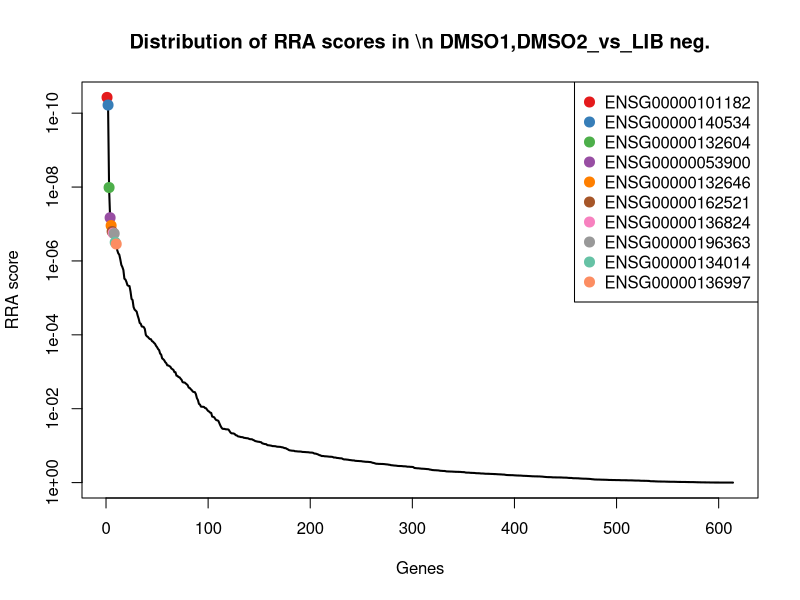
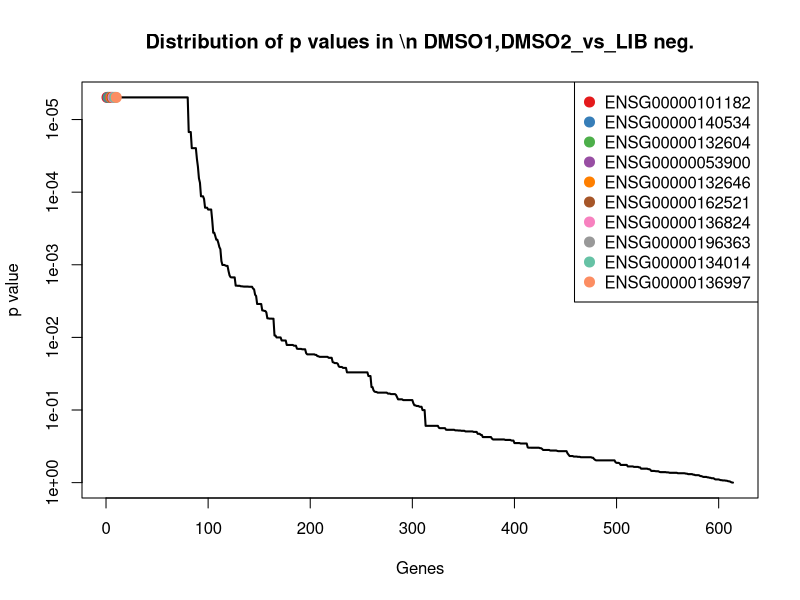
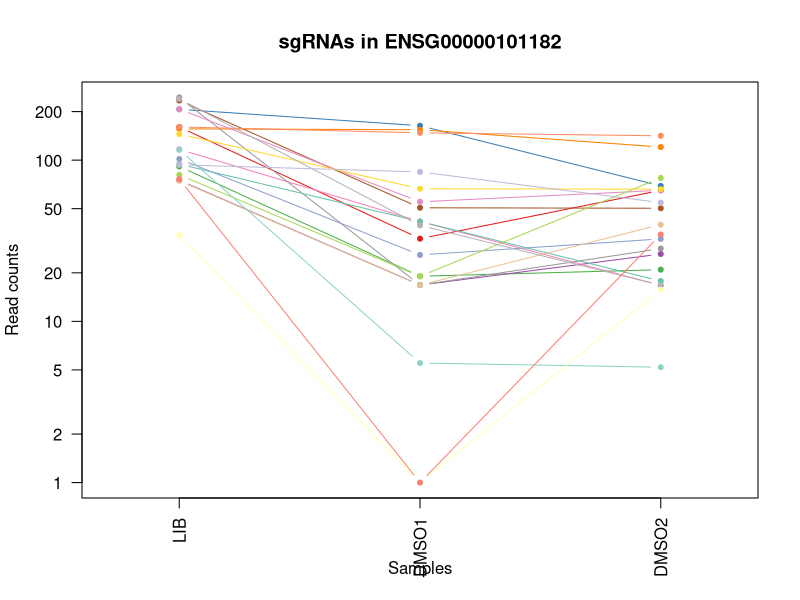
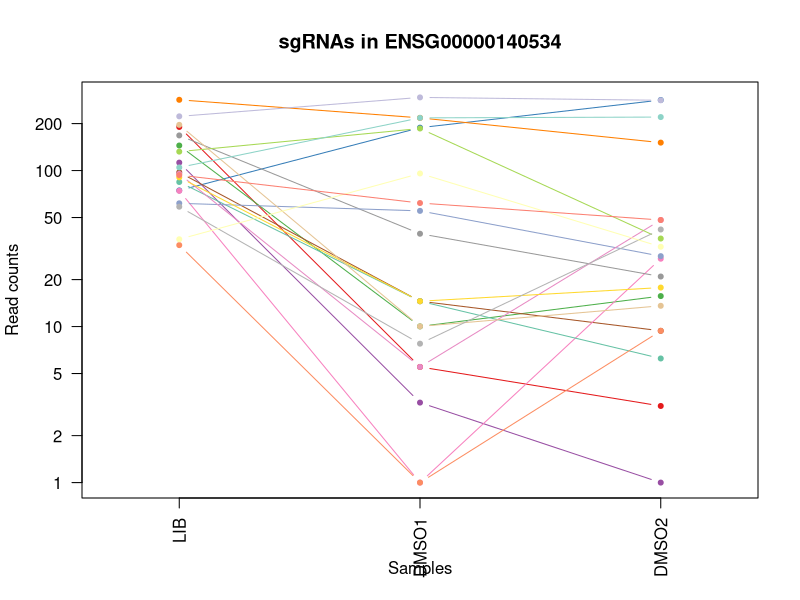
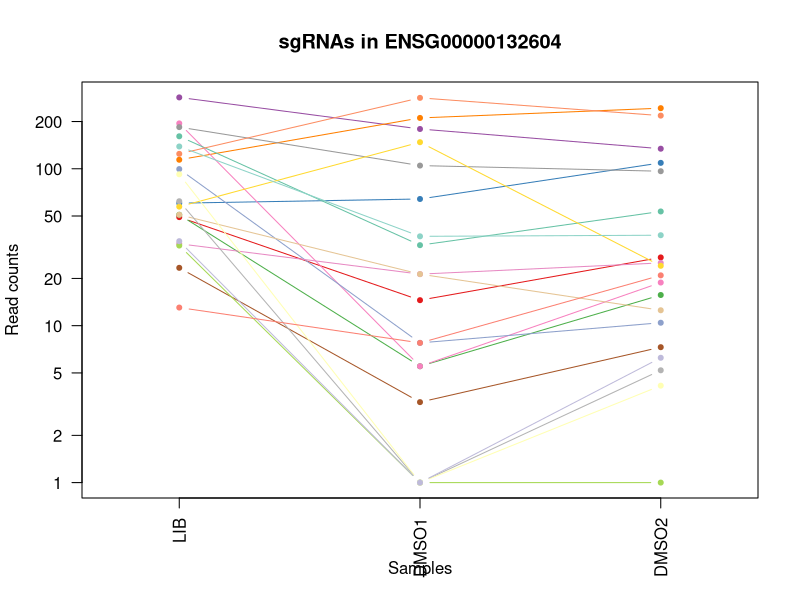
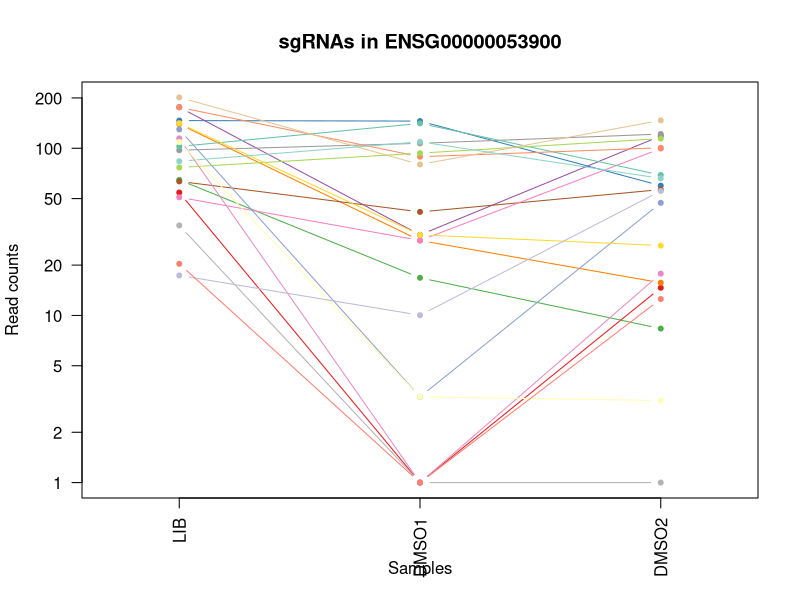
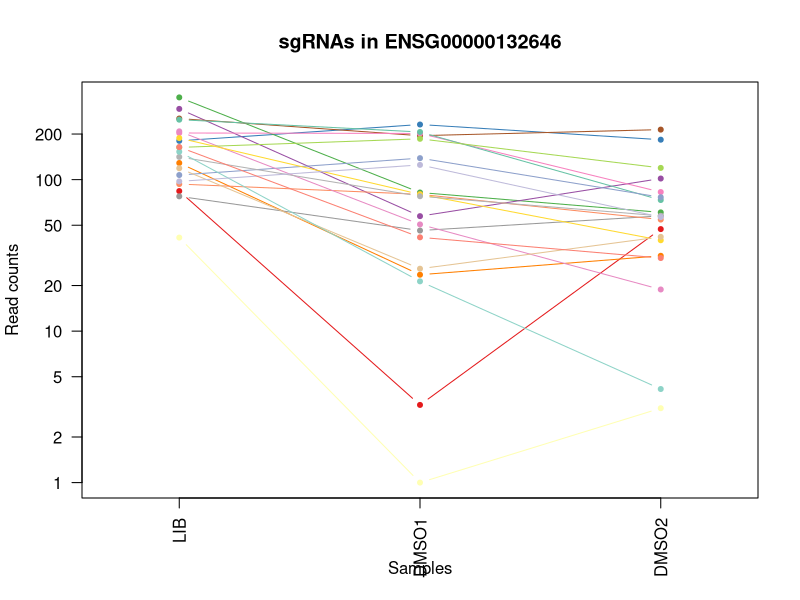
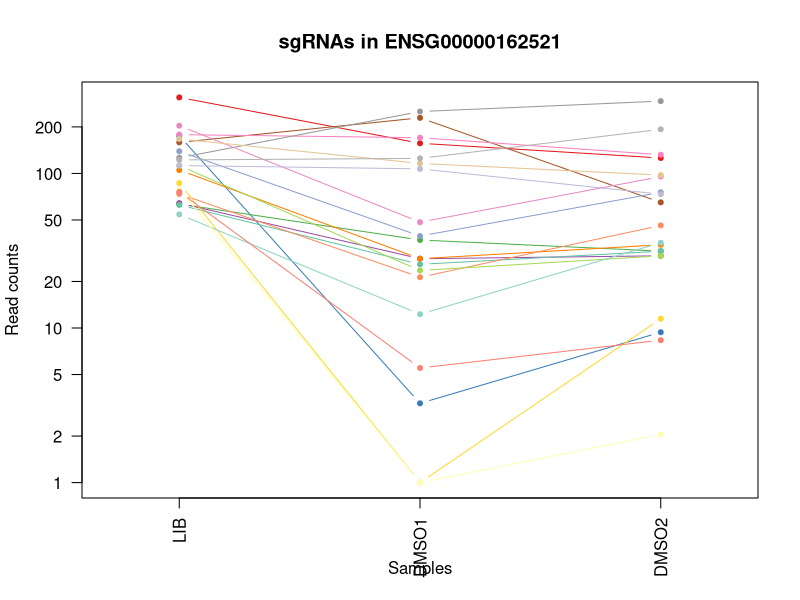

Here is the R script that generated these plots, in order: (Note: this script raises an error after producing the figures.)
pdf(file='drop_out.pdf',width=4.5,height=4.5);
gstable=read.table('drop_out.gene_summary.txt',header=T)
# 
#
# parameters
# Do not modify the variables beginning with "__"

# gstablename='__GENE_SUMMARY_FILE__'
startindex=3
# outputfile='__OUTPUT_FILE__'
targetgenelist=c("ENSG00000101182","ENSG00000140534","ENSG00000132604","ENSG00000053900","ENSG00000132646","ENSG00000162521","ENSG00000136824","ENSG00000196363","ENSG00000134014","ENSG00000136997")
# samplelabel=sub('.\\w+.\\w+$','',colnames(gstable)[startindex]);
samplelabel='DMSO1,DMSO2_vs_LIB neg.'


# You need to write some codes in front of this code:
# gstable=read.table(gstablename,header=T)
# pdf(file=outputfile,width=6,height=6)


# set up color using RColorBrewer
#library(RColorBrewer)
#colors <- brewer.pal(length(targetgenelist), "Set1")

colors=c( "#E41A1C", "#377EB8", "#4DAF4A", "#984EA3", "#FF7F00",  "#A65628", "#F781BF",
          "#999999", "#66C2A5", "#FC8D62", "#8DA0CB", "#E78AC3", "#A6D854", "#FFD92F", "#E5C494", "#B3B3B3", 
          "#8DD3C7", "#FFFFB3", "#BEBADA", "#FB8072", "#80B1D3", "#FDB462", "#B3DE69", "#FCCDE5",
          "#D9D9D9", "#BC80BD", "#CCEBC5", "#FFED6F")

######
# function definition

plotrankedvalues<-function(val, tglist, ...){
  
  plot(val,log='y',ylim=c(max(val),min(val)),type='l',lwd=2, ...)
  if(length(tglist)>0){
    for(i in 1:length(tglist)){
      targetgene=tglist[i];
      tx=which(names(val)==targetgene);ty=val[targetgene];
      points(tx,ty,col=colors[(i %% length(colors)) ],cex=2,pch=20)
      # text(tx+50,ty,targetgene,col=colors[i])
    }
    legend('topright',tglist,pch=20,pt.cex = 2,cex=1,col=colors)
  }
}



plotrandvalues<-function(val,targetgenelist, ...){
  # choose the one with the best distance distribution
  
  mindiffvalue=0;
  randval=val;
  for(i in 1:20){
    randval0=sample(val)
    vindex=sort(which(names(randval0) %in% targetgenelist))
    if(max(vindex)>0.9*length(val)){
      # print('pass...')
      next;
    }
    mindiffind=min(diff(vindex));
    if (mindiffind > mindiffvalue){
      mindiffvalue=mindiffind;
      randval=randval0;
      # print(paste('Diff: ',mindiffvalue))
    }
  }
  plot(randval,log='y',ylim=c(max(randval),min(randval)),pch=20,col='grey', ...)
  
  if(length(targetgenelist)>0){
    for(i in 1:length(targetgenelist)){
      targetgene=targetgenelist[i];
      tx=which(names(randval)==targetgene);ty=randval[targetgene];
      points(tx,ty,col=colors[(i %% length(colors)) ],cex=2,pch=20)
      text(tx+50,ty,targetgene,col=colors[i])
    }
  }
  
}




# set.seed(1235)



pvec=gstable[,startindex]
names(pvec)=gstable[,'id']
pvec=sort(pvec);

plotrankedvalues(pvec,targetgenelist,xlab='Genes',ylab='RRA score',main=paste('Distribution of RRA scores in \\n',samplelabel))

# plotrandvalues(pvec,targetgenelist,xlab='Genes',ylab='RRA score',main=paste('Distribution of RRA scores in \\n',samplelabel))


pvec=gstable[,startindex+1]
names(pvec)=gstable[,'id']
pvec=sort(pvec);

plotrankedvalues(pvec,targetgenelist,xlab='Genes',ylab='p value',main=paste('Distribution of p values in \\n',samplelabel))

# plotrandvalues(pvec,targetgenelist,xlab='Genes',ylab='p value',main=paste('Distribution of p values in \\n',samplelabel))



# you need to write after this code:
# dev.off()






# parameters
# Do not modify the variables beginning with "__"
targetmat=list(c(159.6157336448168,31.590151499820063,63.98608347267478),c(205.65046005989873,162.4636362847889,68.18189222498133),c(90.34852847819819,18.051515142754322,19.930091573456078),c(73.99974713452423,15.795075749910032,25.174852513839255),c(155.3134227649026,153.43787871341175,119.58054944073648),c(233.1852496913496,49.641666642574386,49.30075283960188),c(115.73216266969197,40.61590907119722,15.734282821149536),c(243.94102689113512,15.795075749910032,27.27275688999253),c(93.36014609413813,40.61590907119722,16.78323500922617),c(159.6157336448168,146.66856053487888,140.55959320226918),c(100.67407458999227,24.820833321287193,31.468565642299072),c(206.08069114789015,54.15454542826296,63.98608347267478),c(80.02298236640411,18.051515142754322,76.5735097295944),c(144.12741447712568,65.43674239248442,65.03503566075142),c(73.56951604653281,15.795075749910032,38.81123095883552),c(238.77825383523808,38.35946967835294,15.734282821149536),c(114.87170049370913,4.512878785688581,4.195808752306543),c(33.127793775339335,0.0,14.6853306330729),c(92.49968391815528,83.48825753523874,53.496561591908424),c(75.29044039849849,0.0,33.56647001845234))
targetgene="ENSG00000101182"
collabel=c("LIB","DMSO1","DMSO2")

# set up color using RColorBrewer
#library(RColorBrewer)
#colors <- brewer.pal(length(targetgenelist), "Set1")

colors=c( "#E41A1C", "#377EB8", "#4DAF4A", "#984EA3", "#FF7F00",  "#A65628", "#F781BF",
          "#999999", "#66C2A5", "#FC8D62", "#8DA0CB", "#E78AC3", "#A6D854", "#FFD92F", "#E5C494", "#B3B3B3", 
          "#8DD3C7", "#FFFFB3", "#BEBADA", "#FB8072", "#80B1D3", "#FDB462", "#B3DE69", "#FCCDE5",
          "#D9D9D9", "#BC80BD", "#CCEBC5", "#FFED6F")


## code

targetmatvec=unlist(targetmat)+1
yrange=range(targetmatvec[targetmatvec>0]);
# yrange[1]=1; # set the minimum value to 1
for(i in 1:length(targetmat)){
  vali=targetmat[[i]]+1;
  if(i==1){
    plot(1:length(vali),vali,type='b',las=1,pch=20,main=paste('sgRNAs in',targetgene),ylab='Read counts',xlab='Samples',xlim=c(0.7,length(vali)+0.3),ylim = yrange,col=colors[(i %% length(colors))],xaxt='n',log='y')
    axis(1,at=1:length(vali),labels=(collabel),las=2)
    # lines(0:100,rep(1,101),col='black');
  }else{
    lines(1:length(vali),vali,type='b',pch=20,col=colors[(i %% length(colors))])
  }
}




# parameters
# Do not modify the variables beginning with "__"
targetmat=list(c(189.30167871622479,4.512878785688581,2.0979043761532714),c(73.56951604653281,187.2844696060761,282.168138592615),c(143.69718338913427,9.025757571377161,14.6853306330729),c(111.42985178977777,2.2564393928442903,0.0),c(283.0920558983543,216.61818171305185,150.00016289495892),c(96.37176371007807,13.53863635706574,8.391617504613086),c(73.1392849585414,0.0,26.223804701915892),c(166.92966214067096,38.35946967835294,19.930091573456078),c(83.46483107033548,13.53863635706574,5.244760940383179),c(32.267331599356496,0.0,8.391617504613086),c(60.66258340679021,54.15454542826296,27.27275688999253),c(94.22060827012098,4.512878785688581,47.2028484634486),c(131.2204818373831,185.0280302132318,35.664374394605616),c(89.48806630221534,13.53863635706574,16.78323500922617),c(195.32491394810467,9.025757571377161,12.587426256919628),c(57.65096579085027,6.76931817853287,40.90913533498879),c(103.68569220593221,216.61818171305185,219.23100730801687),c(35.278949215296436,94.77045449946019,31.468565642299072),c(221.56901031558127,293.33712106975776,281.11918640453837),c(92.49968391815528,60.92386360679584,47.2028484634486))
targetgene="ENSG00000140534"
collabel=c("LIB","DMSO1","DMSO2")

# set up color using RColorBrewer
#library(RColorBrewer)
#colors <- brewer.pal(length(targetgenelist), "Set1")

colors=c( "#E41A1C", "#377EB8", "#4DAF4A", "#984EA3", "#FF7F00",  "#A65628", "#F781BF",
          "#999999", "#66C2A5", "#FC8D62", "#8DA0CB", "#E78AC3", "#A6D854", "#FFD92F", "#E5C494", "#B3B3B3", 
          "#8DD3C7", "#FFFFB3", "#BEBADA", "#FB8072", "#80B1D3", "#FDB462", "#B3DE69", "#FCCDE5",
          "#D9D9D9", "#BC80BD", "#CCEBC5", "#FFED6F")


## code

targetmatvec=unlist(targetmat)+1
yrange=range(targetmatvec[targetmatvec>0]);
# yrange[1]=1; # set the minimum value to 1
for(i in 1:length(targetmat)){
  vali=targetmat[[i]]+1;
  if(i==1){
    plot(1:length(vali),vali,type='b',las=1,pch=20,main=paste('sgRNAs in',targetgene),ylab='Read counts',xlab='Samples',xlim=c(0.7,length(vali)+0.3),ylim = yrange,col=colors[(i %% length(colors))],xaxt='n',log='y')
    axis(1,at=1:length(vali),labels=(collabel),las=2)
    # lines(0:100,rep(1,101),col='black');
  }else{
    lines(1:length(vali),vali,type='b',pch=20,col=colors[(i %% length(colors))])
  }
}




# parameters
# Do not modify the variables beginning with "__"
targetmat=list(c(48.185881855039035,13.53863635706574,26.223804701915892),c(59.37189014281596,63.180302999640126,108.04207537189347),c(49.90680620700471,4.512878785688581,14.6853306330729),c(283.95251807433715,178.25871203469893,133.21692788573273),c(113.15077614174345,209.84886353451898,242.30795544570285),c(22.372016575553836,2.2564393928442903,6.293713128459814),c(193.60398959613897,4.512878785688581,17.832187197302808),c(183.2784434843449,103.79621207083736,95.45464911497385),c(160.04596473280822,31.590151499820063,52.447609403831784),c(123.47632225353753,282.05492410553626,217.1331029318636),c(98.52291915003516,6.76931817853287,9.44056969268972),c(32.267331599356496,20.30795453559861,24.125900325762622),c(31.406869423373657,0.0,0.0),c(56.36027252687602,146.66856053487888,23.076948137685985),c(49.90680620700471,20.30795453559861,11.538474068842993),c(61.092814494781635,0.0,4.195808752306543),c(137.6739481572544,36.103030285508645,36.71332658268225),c(91.20899065418104,0.0,3.146856564229907),c(33.55802486333076,0.0,5.244760940383179),c(12.046470463759759,6.76931817853287,19.930091573456078))
targetgene="ENSG00000132604"
collabel=c("LIB","DMSO1","DMSO2")

# set up color using RColorBrewer
#library(RColorBrewer)
#colors <- brewer.pal(length(targetgenelist), "Set1")

colors=c( "#E41A1C", "#377EB8", "#4DAF4A", "#984EA3", "#FF7F00",  "#A65628", "#F781BF",
          "#999999", "#66C2A5", "#FC8D62", "#8DA0CB", "#E78AC3", "#A6D854", "#FFD92F", "#E5C494", "#B3B3B3", 
          "#8DD3C7", "#FFFFB3", "#BEBADA", "#FB8072", "#80B1D3", "#FDB462", "#B3DE69", "#FCCDE5",
          "#D9D9D9", "#BC80BD", "#CCEBC5", "#FFED6F")


## code

targetmatvec=unlist(targetmat)+1
yrange=range(targetmatvec[targetmatvec>0]);
# yrange[1]=1; # set the minimum value to 1
for(i in 1:length(targetmat)){
  vali=targetmat[[i]]+1;
  if(i==1){
    plot(1:length(vali),vali,type='b',las=1,pch=20,main=paste('sgRNAs in',targetgene),ylab='Read counts',xlab='Samples',xlim=c(0.7,length(vali)+0.3),ylim = yrange,col=colors[(i %% length(colors))],xaxt='n',log='y')
    axis(1,at=1:length(vali),labels=(collabel),las=2)
    # lines(0:100,rep(1,101),col='black');
  }else{
    lines(1:length(vali),vali,type='b',pch=20,col=colors[(i %% length(colors))])
  }
}




# parameters
# Do not modify the variables beginning with "__"
targetmat=list(c(53.34865491093608,0.0,13.636378444996264),c(145.41810774109996,144.41212114203458,58.7413225322916),c(63.67420102273015,15.795075749910032,7.34266531653645),c(175.10405281250792,29.333712106975774,117.4826450645832),c(138.53441033323722,27.07727271413148,14.6853306330729),c(62.3835077587559,40.61590907119722,55.59446596806169),c(49.90680620700471,27.07727271413148,98.60150567920375),c(96.37176371007807,106.05265146368164,120.6295016288131),c(101.5345367659751,139.899242356346,68.18189222498133),c(174.6738217245165,88.00113632092732,99.6504578672804),c(128.63909530943457,2.2564393928442903,46.15389627537197),c(113.58100722973487,0.0,16.78323500922617),c(75.72067148648992,92.5140151066159,113.28683631227666),c(140.2553346852029,29.333712106975774,25.174852513839255),c(200.4876870040017,78.97537874955016,145.80435414265236),c(33.55802486333076,0.0,0.0),c(82.60436889435263,108.30909085652593,65.03503566075142),c(107.98800308584642,2.2564393928442903,2.0979043761532714),c(16.34878134367396,9.025757571377161,54.54551377998506),c(19.3603989596139,0.0,11.538474068842993))
targetgene="ENSG00000053900"
collabel=c("LIB","DMSO1","DMSO2")

# set up color using RColorBrewer
#library(RColorBrewer)
#colors <- brewer.pal(length(targetgenelist), "Set1")

colors=c( "#E41A1C", "#377EB8", "#4DAF4A", "#984EA3", "#FF7F00",  "#A65628", "#F781BF",
          "#999999", "#66C2A5", "#FC8D62", "#8DA0CB", "#E78AC3", "#A6D854", "#FFD92F", "#E5C494", "#B3B3B3", 
          "#8DD3C7", "#FFFFB3", "#BEBADA", "#FB8072", "#80B1D3", "#FDB462", "#B3DE69", "#FCCDE5",
          "#D9D9D9", "#BC80BD", "#CCEBC5", "#FFED6F")


## code

targetmatvec=unlist(targetmat)+1
yrange=range(targetmatvec[targetmatvec>0]);
# yrange[1]=1; # set the minimum value to 1
for(i in 1:length(targetmat)){
  vali=targetmat[[i]]+1;
  if(i==1){
    plot(1:length(vali),vali,type='b',las=1,pch=20,main=paste('sgRNAs in',targetgene),ylab='Read counts',xlab='Samples',xlim=c(0.7,length(vali)+0.3),ylim = yrange,col=colors[(i %% length(colors))],xaxt='n',log='y')
    axis(1,at=1:length(vali),labels=(collabel),las=2)
    # lines(0:100,rep(1,101),col='black');
  }else{
    lines(1:length(vali),vali,type='b',pch=20,col=colors[(i %% length(colors))])
  }
}




# parameters
# Do not modify the variables beginning with "__"
targetmat=list(c(83.03459998234405,2.2564393928442903,46.15389627537197),c(179.40636369242213,230.15681807011762,182.5176807253346),c(348.0569501850587,81.23181814239445,59.79027472036824),c(292.12690874617414,56.410984821107256,100.69941005535702),c(127.77863313345173,22.564393928442904,30.419613454222436),c(252.11541756297208,194.05378778460897,212.93729417955706),c(202.20861135596738,200.82310596314184,81.81827066997758),c(76.58113366247275,45.12878785688581,56.64341815613833),c(247.8131066830579,205.3359847488304,72.37770097728786),c(92.49968391815528,78.97537874955016,53.496561591908424),c(106.26707873388072,137.6428029635017,75.52455754151777),c(207.37138441186443,49.641666642574386,17.832187197302808),c(162.19712017276532,185.0280302132318,118.53159725265984),c(187.15052327626768,78.97537874955016,38.81123095883552),c(117.88331810964907,24.820833321287193,40.90913533498879),c(140.2553346852029,76.71893935670587,56.64341815613833),c(151.87157406097126,20.30795453559861,3.146856564229907),c(40.44172227119348,0.0,2.0979043761532714),c(96.37176371007807,124.10416660643597,55.59446596806169),c(163.05758234874816,40.61590907119722,29.3706612661458))
targetgene="ENSG00000132646"
collabel=c("LIB","DMSO1","DMSO2")

# set up color using RColorBrewer
#library(RColorBrewer)
#colors <- brewer.pal(length(targetgenelist), "Set1")

colors=c( "#E41A1C", "#377EB8", "#4DAF4A", "#984EA3", "#FF7F00",  "#A65628", "#F781BF",
          "#999999", "#66C2A5", "#FC8D62", "#8DA0CB", "#E78AC3", "#A6D854", "#FFD92F", "#E5C494", "#B3B3B3", 
          "#8DD3C7", "#FFFFB3", "#BEBADA", "#FB8072", "#80B1D3", "#FDB462", "#B3DE69", "#FCCDE5",
          "#D9D9D9", "#BC80BD", "#CCEBC5", "#FFED6F")


## code

targetmatvec=unlist(targetmat)+1
yrange=range(targetmatvec[targetmatvec>0]);
# yrange[1]=1; # set the minimum value to 1
for(i in 1:length(targetmat)){
  vali=targetmat[[i]]+1;
  if(i==1){
    plot(1:length(vali),vali,type='b',las=1,pch=20,main=paste('sgRNAs in',targetgene),ylab='Read counts',xlab='Samples',xlim=c(0.7,length(vali)+0.3),ylim = yrange,col=colors[(i %% length(colors))],xaxt='n',log='y')
    axis(1,at=1:length(vali),labels=(collabel),las=2)
    # lines(0:100,rep(1,101),col='black');
  }else{
    lines(1:length(vali),vali,type='b',pch=20,col=colors[(i %% length(colors))])
  }
}




# parameters
# Do not modify the variables beginning with "__"
targetmat=list(c(309.33615226583095,155.69431810625602,124.82531038111965),c(174.24359063652508,2.2564393928442903,8.391617504613086),c(62.3835077587559,36.103030285508645,30.419613454222436),c(63.243969934738736,27.07727271413148,28.321709078069166),c(104.11592329392363,27.07727271413148,33.56647001845234),c(157.89480929285114,227.90037867727332,63.98608347267478),c(177.25520825246502,169.23295446332176,131.11902350957945),c(125.19724660550321,250.46477260571623,292.6576604733814),c(61.52304558277305,24.820833321287193,30.419613454222436),c(72.70905387054998,20.30795453559861,45.10494408729534),c(138.1041792452458,38.35946967835294,74.47560535344114),c(202.6388424439588,47.38522724973009,94.4056969268972),c(111.42985178977777,22.564393928442904,28.321709078069166),c(85.61598651029257,0.0,10.489521880766357),c(166.0691999646881,115.07840903505881,96.50360130305049),c(121.32516681358042,124.10416660643597,191.95825041802433),c(53.34865491093608,11.282196964221452,34.615422206528976),c(77.87182692644701,0.0,1.0489521880766357),c(111.42985178977777,106.05265146368164,72.37770097728786),c(74.86020931050707,4.512878785688581,7.34266531653645))
targetgene="ENSG00000162521"
collabel=c("LIB","DMSO1","DMSO2")

# set up color using RColorBrewer
#library(RColorBrewer)
#colors <- brewer.pal(length(targetgenelist), "Set1")

colors=c( "#E41A1C", "#377EB8", "#4DAF4A", "#984EA3", "#FF7F00",  "#A65628", "#F781BF",
          "#999999", "#66C2A5", "#FC8D62", "#8DA0CB", "#E78AC3", "#A6D854", "#FFD92F", "#E5C494", "#B3B3B3", 
          "#8DD3C7", "#FFFFB3", "#BEBADA", "#FB8072", "#80B1D3", "#FDB462", "#B3DE69", "#FCCDE5",
          "#D9D9D9", "#BC80BD", "#CCEBC5", "#FFED6F")


## code

targetmatvec=unlist(targetmat)+1
yrange=range(targetmatvec[targetmatvec>0]);
# yrange[1]=1; # set the minimum value to 1
for(i in 1:length(targetmat)){
  vali=targetmat[[i]]+1;
  if(i==1){
    plot(1:length(vali),vali,type='b',las=1,pch=20,main=paste('sgRNAs in',targetgene),ylab='Read counts',xlab='Samples',xlim=c(0.7,length(vali)+0.3),ylim = yrange,col=colors[(i %% length(colors))],xaxt='n',log='y')
    axis(1,at=1:length(vali),labels=(collabel),las=2)
    # lines(0:100,rep(1,101),col='black');
  }else{
    lines(1:length(vali),vali,type='b',pch=20,col=colors[(i %% length(colors))])
  }
}




# parameters
# Do not modify the variables beginning with "__"
targetmat=list(c(91.20899065418104,29.333712106975774,49.30075283960188),c(71.84859169456713,76.71893935670587,56.64341815613833),c(126.48793986947747,49.641666642574386,53.496561591908424),c(79.59275127841269,33.84659089266435,22.02799594960935),c(236.19686730728955,58.66742421395155,44.0559918992187),c(127.77863313345173,36.103030285508645,43.00703971114206),c(94.22060827012098,415.1848482833494,265.38490358338885),c(110.56938961379493,257.2340907842491,198.25196354648415),c(87.33691086225825,29.333712106975774,91.2588403626673),c(85.61598651029257,60.92386360679584,67.13294003690469),c(130.36001966140026,51.89810603541868,69.23084441305795),c(113.15077614174345,124.10416660643597,151.04911508303553),c(135.9530238052887,51.89810603541868,36.71332658268225),c(71.84859169456713,18.051515142754322,47.2028484634486),c(80.88344454238695,36.103030285508645,35.664374394605616),c(45.174264239099095,6.76931817853287,8.391617504613086),c(50.337037294996136,13.53863635706574,18.88113938537944),c(103.68569220593221,0.0,6.293713128459814),c(94.65083935811239,42.872348464041515,36.71332658268225),c(34.4184870393136,18.051515142754322,26.223804701915892))
targetgene="ENSG00000136824"
collabel=c("LIB","DMSO1","DMSO2")

# set up color using RColorBrewer
#library(RColorBrewer)
#colors <- brewer.pal(length(targetgenelist), "Set1")

colors=c( "#E41A1C", "#377EB8", "#4DAF4A", "#984EA3", "#FF7F00",  "#A65628", "#F781BF",
          "#999999", "#66C2A5", "#FC8D62", "#8DA0CB", "#E78AC3", "#A6D854", "#FFD92F", "#E5C494", "#B3B3B3", 
          "#8DD3C7", "#FFFFB3", "#BEBADA", "#FB8072", "#80B1D3", "#FDB462", "#B3DE69", "#FCCDE5",
          "#D9D9D9", "#BC80BD", "#CCEBC5", "#FFED6F")


## code

targetmatvec=unlist(targetmat)+1
yrange=range(targetmatvec[targetmatvec>0]);
# yrange[1]=1; # set the minimum value to 1
for(i in 1:length(targetmat)){
  vali=targetmat[[i]]+1;
  if(i==1){
    plot(1:length(vali),vali,type='b',las=1,pch=20,main=paste('sgRNAs in',targetgene),ylab='Read counts',xlab='Samples',xlim=c(0.7,length(vali)+0.3),ylim = yrange,col=colors[(i %% length(colors))],xaxt='n',log='y')
    axis(1,at=1:length(vali),labels=(collabel),las=2)
    # lines(0:100,rep(1,101),col='black');
  }else{
    lines(1:length(vali),vali,type='b',pch=20,col=colors[(i %% length(colors))])
  }
}




# parameters
# Do not modify the variables beginning with "__"
targetmat=list(c(235.76663621929814,78.97537874955016,29.3706612661458),c(153.59249841293692,67.6931817853287,137.4127366380393),c(228.88293881143542,160.20719689194462,136.36378444996265),c(103.68569220593221,18.051515142754322,93.35674473882058),c(252.54564865096353,153.43787871341175,59.79027472036824),c(422.91715949556584,153.43787871341175,184.61558510148788),c(119.17401137362333,173.74583324901036,84.96512723420749),c(72.70905387054998,11.282196964221452,19.930091573456078),c(107.98800308584642,4.512878785688581,19.930091573456078),c(156.17388494088544,65.43674239248442,54.54551377998506),c(182.41798130836207,78.97537874955016,47.2028484634486),c(135.52279271729728,4.512878785688581,8.391617504613086),c(160.47619582079963,99.28333328514877,94.4056969268972),c(93.36014609413813,24.820833321287193,22.02799594960935),c(100.67407458999227,54.15454542826296,40.90913533498879),c(162.62735126075674,257.2340907842491,140.55959320226918),c(75.72067148648992,51.89810603541868,36.71332658268225),c(95.08107044610381,151.18143932056745,96.50360130305049),c(132.51117510135734,24.820833321287193,32.51751783037571),c(63.67420102273015,18.051515142754322,48.251800651525244))
targetgene="ENSG00000196363"
collabel=c("LIB","DMSO1","DMSO2")

# set up color using RColorBrewer
#library(RColorBrewer)
#colors <- brewer.pal(length(targetgenelist), "Set1")

colors=c( "#E41A1C", "#377EB8", "#4DAF4A", "#984EA3", "#FF7F00",  "#A65628", "#F781BF",
          "#999999", "#66C2A5", "#FC8D62", "#8DA0CB", "#E78AC3", "#A6D854", "#FFD92F", "#E5C494", "#B3B3B3", 
          "#8DD3C7", "#FFFFB3", "#BEBADA", "#FB8072", "#80B1D3", "#FDB462", "#B3DE69", "#FCCDE5",
          "#D9D9D9", "#BC80BD", "#CCEBC5", "#FFED6F")


## code

targetmatvec=unlist(targetmat)+1
yrange=range(targetmatvec[targetmatvec>0]);
# yrange[1]=1; # set the minimum value to 1
for(i in 1:length(targetmat)){
  vali=targetmat[[i]]+1;
  if(i==1){
    plot(1:length(vali),vali,type='b',las=1,pch=20,main=paste('sgRNAs in',targetgene),ylab='Read counts',xlab='Samples',xlim=c(0.7,length(vali)+0.3),ylim = yrange,col=colors[(i %% length(colors))],xaxt='n',log='y')
    axis(1,at=1:length(vali),labels=(collabel),las=2)
    # lines(0:100,rep(1,101),col='black');
  }else{
    lines(1:length(vali),vali,type='b',pch=20,col=colors[(i %% length(colors))])
  }
}




# parameters
# Do not modify the variables beginning with "__"
targetmat=list(c(264.16188802673184,33.84659089266435,58.7413225322916),c(238.77825383523808,433.2363634261037,218.18205511994023),c(160.47619582079963,83.48825753523874,58.7413225322916),c(164.77850670071385,27.07727271413148,13.636378444996264),c(183.2784434843449,273.0291665341591,244.40585982185613),c(107.98800308584642,29.333712106975774,33.56647001845234),c(80.45321345439554,24.820833321287193,58.7413225322916),c(61.953276670764474,24.820833321287193,39.860183146912156),c(167.35989322866237,103.79621207083736,56.64341815613833),c(119.17401137362333,27.07727271413148,17.832187197302808),c(140.2553346852029,119.59128782074738,50.34970502767851),c(143.26695230114285,0.0,15.734282821149536),c(51.197499470978975,4.512878785688581,5.244760940383179),c(73.99974713452423,130.87348478496884,60.83922690844487),c(65.82535646268725,63.180302999640126,32.51751783037571),c(121.75539790157185,0.0,0.0),c(195.32491394810467,90.25757571377162,57.692370344214964),c(52.91842382294465,20.30795453559861,4.195808752306543),c(67.97651190264435,6.76931817853287,2.0979043761532714),c(34.84871812730502,22.564393928442904,40.90913533498879))
targetgene="ENSG00000134014"
collabel=c("LIB","DMSO1","DMSO2")

# set up color using RColorBrewer
#library(RColorBrewer)
#colors <- brewer.pal(length(targetgenelist), "Set1")

colors=c( "#E41A1C", "#377EB8", "#4DAF4A", "#984EA3", "#FF7F00",  "#A65628", "#F781BF",
          "#999999", "#66C2A5", "#FC8D62", "#8DA0CB", "#E78AC3", "#A6D854", "#FFD92F", "#E5C494", "#B3B3B3", 
          "#8DD3C7", "#FFFFB3", "#BEBADA", "#FB8072", "#80B1D3", "#FDB462", "#B3DE69", "#FCCDE5",
          "#D9D9D9", "#BC80BD", "#CCEBC5", "#FFED6F")


## code

targetmatvec=unlist(targetmat)+1
yrange=range(targetmatvec[targetmatvec>0]);
# yrange[1]=1; # set the minimum value to 1
for(i in 1:length(targetmat)){
  vali=targetmat[[i]]+1;
  if(i==1){
    plot(1:length(vali),vali,type='b',las=1,pch=20,main=paste('sgRNAs in',targetgene),ylab='Read counts',xlab='Samples',xlim=c(0.7,length(vali)+0.3),ylim = yrange,col=colors[(i %% length(colors))],xaxt='n',log='y')
    axis(1,at=1:length(vali),labels=(collabel),las=2)
    # lines(0:100,rep(1,101),col='black');
  }else{
    lines(1:length(vali),vali,type='b',pch=20,col=colors[(i %% length(colors))])
  }
}




# parameters
# Do not modify the variables beginning with "__"
targetmat=list(c(132.08094401336592,78.97537874955016,41.95808752306543),c(247.8131066830579,178.25871203469893,103.84626661958694),c(82.60436889435263,49.641666642574386,69.23084441305795),c(200.05745591601027,24.820833321287193,34.615422206528976),c(138.53441033323722,160.20719689194462,113.28683631227666),c(154.8831916769112,101.53977267799306,75.52455754151777),c(175.53428390049933,11.282196964221452,27.27275688999253),c(205.22022897190732,56.410984821107256,54.54551377998506),c(112.2903139657606,142.15568174919028,39.860183146912156),c(200.4876870040017,36.103030285508645,18.88113938537944),c(127.3484020454603,29.333712106975774,46.15389627537197),c(96.80199479806949,29.333712106975774,29.3706612661458),c(72.70905387054998,18.051515142754322,24.125900325762622),c(193.17375850814756,47.38522724973009,99.6504578672804),c(81.31367563037837,106.05265146368164,92.30779255074394),c(35.70918030328786,11.282196964221452,12.587426256919628),c(35.70918030328786,6.76931817853287,7.34266531653645),c(84.32529324631831,74.46249996386157,41.95808752306543),c(80.02298236640411,6.76931817853287,51.39865721575515),c(43.45333988713342,83.48825753523874,7.34266531653645))
targetgene="ENSG00000136997"
collabel=c("LIB","DMSO1","DMSO2")

# set up color using RColorBrewer
#library(RColorBrewer)
#colors <- brewer.pal(length(targetgenelist), "Set1")

colors=c( "#E41A1C", "#377EB8", "#4DAF4A", "#984EA3", "#FF7F00",  "#A65628", "#F781BF",
          "#999999", "#66C2A5", "#FC8D62", "#8DA0CB", "#E78AC3", "#A6D854", "#FFD92F", "#E5C494", "#B3B3B3", 
          "#8DD3C7", "#FFFFB3", "#BEBADA", "#FB8072", "#80B1D3", "#FDB462", "#B3DE69", "#FCCDE5",
          "#D9D9D9", "#BC80BD", "#CCEBC5", "#FFED6F")


## code

targetmatvec=unlist(targetmat)+1
yrange=range(targetmatvec[targetmatvec>0]);
# yrange[1]=1; # set the minimum value to 1
for(i in 1:length(targetmat)){
  vali=targetmat[[i]]+1;
  if(i==1){
    plot(1:length(vali),vali,type='b',las=1,pch=20,main=paste('sgRNAs in',targetgene),ylab='Read counts',xlab='Samples',xlim=c(0.7,length(vali)+0.3),ylim = yrange,col=colors[(i %% length(colors))],xaxt='n',log='y')
    axis(1,at=1:length(vali),labels=(collabel),las=2)
    # lines(0:100,rep(1,101),col='black');
  }else{
    lines(1:length(vali),vali,type='b',pch=20,col=colors[(i %% length(colors))])
  }
}



# 
#
# parameters
# Do not modify the variables beginning with "__"

# gstablename='__GENE_SUMMARY_FILE__'
startindex=9
# outputfile='__OUTPUT_FILE__'
targetgenelist=c("ENSG00000173011","ENSG00000184634","ENSG00000183337","ENSG00000204371","ENSG00000181090","ENSG00000171148","ENSG00000152382","ENSG00000189221","ENSG00000166503","ENSG00000171843")
# samplelabel=sub('.\\w+.\\w+$','',colnames(gstable)[startindex]);
samplelabel='DMSO1,DMSO2_vs_LIB pos.'


# You need to write some codes in front of this code:
# gstable=read.table(gstablename,header=T)
# pdf(file=outputfile,width=6,height=6)


# set up color using RColorBrewer
#library(RColorBrewer)
#colors <- brewer.pal(length(targetgenelist), "Set1")

colors=c( "#E41A1C", "#377EB8", "#4DAF4A", "#984EA3", "#FF7F00",  "#A65628", "#F781BF",
          "#999999", "#66C2A5", "#FC8D62", "#8DA0CB", "#E78AC3", "#A6D854", "#FFD92F", "#E5C494", "#B3B3B3", 
          "#8DD3C7", "#FFFFB3", "#BEBADA", "#FB8072", "#80B1D3", "#FDB462", "#B3DE69", "#FCCDE5",
          "#D9D9D9", "#BC80BD", "#CCEBC5", "#FFED6F")

######
# function definition

plotrankedvalues<-function(val, tglist, ...){
  
  plot(val,log='y',ylim=c(max(val),min(val)),type='l',lwd=2, ...)
  if(length(tglist)>0){
    for(i in 1:length(tglist)){
      targetgene=tglist[i];
      tx=which(names(val)==targetgene);ty=val[targetgene];
      points(tx,ty,col=colors[(i %% length(colors)) ],cex=2,pch=20)
      # text(tx+50,ty,targetgene,col=colors[i])
    }
    legend('topright',tglist,pch=20,pt.cex = 2,cex=1,col=colors)
  }
}



plotrandvalues<-function(val,targetgenelist, ...){
  # choose the one with the best distance distribution
  
  mindiffvalue=0;
  randval=val;
  for(i in 1:20){
    randval0=sample(val)
    vindex=sort(which(names(randval0) %in% targetgenelist))
    if(max(vindex)>0.9*length(val)){
      # print('pass...')
      next;
    }
    mindiffind=min(diff(vindex));
    if (mindiffind > mindiffvalue){
      mindiffvalue=mindiffind;
      randval=randval0;
      # print(paste('Diff: ',mindiffvalue))
    }
  }
  plot(randval,log='y',ylim=c(max(randval),min(randval)),pch=20,col='grey', ...)
  
  if(length(targetgenelist)>0){
    for(i in 1:length(targetgenelist)){
      targetgene=targetgenelist[i];
      tx=which(names(randval)==targetgene);ty=randval[targetgene];
      points(tx,ty,col=colors[(i %% length(colors)) ],cex=2,pch=20)
      text(tx+50,ty,targetgene,col=colors[i])
    }
  }
  
}




# set.seed(1235)



pvec=gstable[,startindex]
names(pvec)=gstable[,'id']
pvec=sort(pvec);

plotrankedvalues(pvec,targetgenelist,xlab='Genes',ylab='RRA score',main=paste('Distribution of RRA scores in \\n',samplelabel))

# plotrandvalues(pvec,targetgenelist,xlab='Genes',ylab='RRA score',main=paste('Distribution of RRA scores in \\n',samplelabel))


pvec=gstable[,startindex+1]
names(pvec)=gstable[,'id']
pvec=sort(pvec);

plotrankedvalues(pvec,targetgenelist,xlab='Genes',ylab='p value',main=paste('Distribution of p values in \\n',samplelabel))

# plotrandvalues(pvec,targetgenelist,xlab='Genes',ylab='p value',main=paste('Distribution of p values in \\n',samplelabel))



# you need to write after this code:
# dev.off()






# parameters
# Do not modify the variables beginning with "__"
targetmat=list(c(125.62747769349463,239.18257564149476,262.2380470191589),c(249.10379994703214,602.4693178894255,344.0563176891365),c(114.44146940571771,428.72348464041517,388.11230958835523),c(244.37125797912654,995.089772244332,250.69957295031594),c(92.92991500614671,182.7715908203875,75.52455754151777),c(227.16201445946973,1640.4314385977991,725.874914149032),c(56.36027252687602,329.4401513552664,354.54583956990285),c(96.80199479806949,717.5477269244843,461.5389627537197),c(184.13890566032774,349.748105890865,282.168138592615),c(49.90680620700471,47.38522724973009,287.4128995329982),c(174.6738217245165,306.8757574268235,334.61574799644677),c(57.220734702858856,180.51515142754323,139.51064101419254),c(92.92991500614671,381.33825739068504,201.39882011071404),c(136.38325489328014,88.00113632092732,83.91617504613086),c(138.53441033323722,548.3147724611625,884.2666945486039),c(74.42997822251566,194.05378778460897,122.72740600496638),c(75.72067148648992,51.89810603541868,70.27979660113459),c(97.66245697405233,566.3662876039168,493.00752839601876),c(123.90655334152895,541.5454542826296,412.2382099141178),c(58.51142796683311,83.48825753523874,78.67141410574767))
targetgene="ENSG00000173011"
collabel=c("LIB","DMSO1","DMSO2")

# set up color using RColorBrewer
#library(RColorBrewer)
#colors <- brewer.pal(length(targetgenelist), "Set1")

colors=c( "#E41A1C", "#377EB8", "#4DAF4A", "#984EA3", "#FF7F00",  "#A65628", "#F781BF",
          "#999999", "#66C2A5", "#FC8D62", "#8DA0CB", "#E78AC3", "#A6D854", "#FFD92F", "#E5C494", "#B3B3B3", 
          "#8DD3C7", "#FFFFB3", "#BEBADA", "#FB8072", "#80B1D3", "#FDB462", "#B3DE69", "#FCCDE5",
          "#D9D9D9", "#BC80BD", "#CCEBC5", "#FFED6F")


## code

targetmatvec=unlist(targetmat)+1
yrange=range(targetmatvec[targetmatvec>0]);
# yrange[1]=1; # set the minimum value to 1
for(i in 1:length(targetmat)){
  vali=targetmat[[i]]+1;
  if(i==1){
    plot(1:length(vali),vali,type='b',las=1,pch=20,main=paste('sgRNAs in',targetgene),ylab='Read counts',xlab='Samples',xlim=c(0.7,length(vali)+0.3),ylim = yrange,col=colors[(i %% length(colors))],xaxt='n',log='y')
    axis(1,at=1:length(vali),labels=(collabel),las=2)
    # lines(0:100,rep(1,101),col='black');
  }else{
    lines(1:length(vali),vali,type='b',pch=20,col=colors[(i %% length(colors))])
  }
}




# parameters
# Do not modify the variables beginning with "__"
targetmat=list(c(197.04583830007033,284.31136349838056,251.74852513839258),c(74.42997822251566,189.54090899892037,227.62262481262994),c(87.33691086225825,412.9284088905051,320.97936955145053),c(66.6858186386701,101.53977267799306,129.0211191334262),c(130.36001966140026,737.8556814600829,585.3153209467628),c(72.27882278255855,130.87348478496884,256.9932860787757),c(49.90680620700471,38.35946967835294,55.59446596806169),c(213.82485073173572,796.5231056740345,622.0286475294449),c(218.1271616116499,189.54090899892037,285.31499515684493),c(147.56926318105704,166.9765150704775,310.4898476706842),c(101.10430567798369,42.872348464041515,167.83235009226172),c(157.03434711686828,97.02689389230449,121.67845381688974),c(159.18550255682538,365.543181640775,276.9233776522318),c(55.069579262901755,117.3348484279031,115.38474068842993),c(119.60424246161475,56.410984821107256,71.32874878921123),c(157.89480929285114,749.1378784243044,286.36394734492154),c(52.48819273495324,56.410984821107256,29.3706612661458),c(178.9761326044307,555.0840906396954,402.7976402214281),c(55.49981035089318,291.08068167691346,158.39178039957199),c(38.290566831236376,133.12992417781314,279.0212820283851))
targetgene="ENSG00000184634"
collabel=c("LIB","DMSO1","DMSO2")

# set up color using RColorBrewer
#library(RColorBrewer)
#colors <- brewer.pal(length(targetgenelist), "Set1")

colors=c( "#E41A1C", "#377EB8", "#4DAF4A", "#984EA3", "#FF7F00",  "#A65628", "#F781BF",
          "#999999", "#66C2A5", "#FC8D62", "#8DA0CB", "#E78AC3", "#A6D854", "#FFD92F", "#E5C494", "#B3B3B3", 
          "#8DD3C7", "#FFFFB3", "#BEBADA", "#FB8072", "#80B1D3", "#FDB462", "#B3DE69", "#FCCDE5",
          "#D9D9D9", "#BC80BD", "#CCEBC5", "#FFED6F")


## code

targetmatvec=unlist(targetmat)+1
yrange=range(targetmatvec[targetmatvec>0]);
# yrange[1]=1; # set the minimum value to 1
for(i in 1:length(targetmat)){
  vali=targetmat[[i]]+1;
  if(i==1){
    plot(1:length(vali),vali,type='b',las=1,pch=20,main=paste('sgRNAs in',targetgene),ylab='Read counts',xlab='Samples',xlim=c(0.7,length(vali)+0.3),ylim = yrange,col=colors[(i %% length(colors))],xaxt='n',log='y')
    axis(1,at=1:length(vali),labels=(collabel),las=2)
    # lines(0:100,rep(1,101),col='black');
  }else{
    lines(1:length(vali),vali,type='b',pch=20,col=colors[(i %% length(colors))])
  }
}




# parameters
# Do not modify the variables beginning with "__"
targetmat=list(c(133.80186836533161,81.23181814239445,182.5176807253346),c(101.10430567798369,99.28333328514877,140.55959320226918),c(183.2784434843449,324.9272725695778,271.67861671184863),c(203.0690735319502,194.05378778460897,242.30795544570285),c(166.4994310526795,539.2890148897853,439.51096680411035),c(92.06945283016387,146.66856053487888,76.5735097295944),c(117.88331810964907,117.3348484279031,284.26604296876826),c(188.44121654024195,198.56666657029754,230.76948137685986),c(210.81323311579578,681.4446966389756,403.84659240950475),c(90.34852847819819,248.20833321287193,276.9233776522318),c(171.23197302058514,746.8814390314601,352.4479351937496),c(109.7089274378121,672.4189390675986,841.2596548374619),c(108.84846526182925,78.97537874955016,111.18893193612338),c(48.185881855039035,36.103030285508645,74.47560535344114),c(82.17413780636122,383.59469678352934,227.62262481262994),c(62.3835077587559,42.872348464041515,142.65749757842246),c(94.65083935811239,11.282196964221452,29.3706612661458),c(53.77888599892749,13.53863635706574,80.76931848190095),c(109.7089274378121,424.21060585472657,238.1121466933963),c(0.0,0.0,0.0))
targetgene="ENSG00000183337"
collabel=c("LIB","DMSO1","DMSO2")

# set up color using RColorBrewer
#library(RColorBrewer)
#colors <- brewer.pal(length(targetgenelist), "Set1")

colors=c( "#E41A1C", "#377EB8", "#4DAF4A", "#984EA3", "#FF7F00",  "#A65628", "#F781BF",
          "#999999", "#66C2A5", "#FC8D62", "#8DA0CB", "#E78AC3", "#A6D854", "#FFD92F", "#E5C494", "#B3B3B3", 
          "#8DD3C7", "#FFFFB3", "#BEBADA", "#FB8072", "#80B1D3", "#FDB462", "#B3DE69", "#FCCDE5",
          "#D9D9D9", "#BC80BD", "#CCEBC5", "#FFED6F")


## code

targetmatvec=unlist(targetmat)+1
yrange=range(targetmatvec[targetmatvec>0]);
# yrange[1]=1; # set the minimum value to 1
for(i in 1:length(targetmat)){
  vali=targetmat[[i]]+1;
  if(i==1){
    plot(1:length(vali),vali,type='b',las=1,pch=20,main=paste('sgRNAs in',targetgene),ylab='Read counts',xlab='Samples',xlim=c(0.7,length(vali)+0.3),ylim = yrange,col=colors[(i %% length(colors))],xaxt='n',log='y')
    axis(1,at=1:length(vali),labels=(collabel),las=2)
    # lines(0:100,rep(1,101),col='black');
  }else{
    lines(1:length(vali),vali,type='b',pch=20,col=colors[(i %% length(colors))])
  }
}




# parameters
# Do not modify the variables beginning with "__"
targetmat=list(c(184.56913674831915,478.36515128298953,210.83938980340378),c(234.9061740433153,968.0124995302006,300.00032578991784),c(231.89455642737536,947.704544994602,641.9587391029011),c(237.05732948327238,392.6204543549065,248.60166857416266),c(233.61548077934103,548.3147724611625,319.93041736337386),c(197.9063004760532,480.62159067583383,259.091190454929),c(33.988255951322174,200.82310596314184,195.10510698225423),c(90.7787595661896,45.12878785688581,174.12606322072153),c(94.22060827012098,121.84772721359168,106.99312318381685),c(148.85995644503132,63.180302999640126,113.28683631227666),c(94.22060827012098,88.00113632092732,67.13294003690469),c(92.92991500614671,108.30909085652593,69.23084441305795),c(229.31316989942684,735.5992420672386,420.62982741873094),c(103.2554611179408,15.795075749910032,76.5735097295944),c(92.06945283016387,27.07727271413148,101.74836224343366),c(148.85995644503132,787.4973481026573,593.7069384513758),c(67.97651190264435,203.0795453559861,181.468728537258),c(69.26720516661861,124.10416660643597,167.83235009226172),c(121.75539790157185,412.9284088905051,95.45464911497385),c(46.46495750307336,11.282196964221452,19.930091573456078))
targetgene="ENSG00000204371"
collabel=c("LIB","DMSO1","DMSO2")

# set up color using RColorBrewer
#library(RColorBrewer)
#colors <- brewer.pal(length(targetgenelist), "Set1")

colors=c( "#E41A1C", "#377EB8", "#4DAF4A", "#984EA3", "#FF7F00",  "#A65628", "#F781BF",
          "#999999", "#66C2A5", "#FC8D62", "#8DA0CB", "#E78AC3", "#A6D854", "#FFD92F", "#E5C494", "#B3B3B3", 
          "#8DD3C7", "#FFFFB3", "#BEBADA", "#FB8072", "#80B1D3", "#FDB462", "#B3DE69", "#FCCDE5",
          "#D9D9D9", "#BC80BD", "#CCEBC5", "#FFED6F")


## code

targetmatvec=unlist(targetmat)+1
yrange=range(targetmatvec[targetmatvec>0]);
# yrange[1]=1; # set the minimum value to 1
for(i in 1:length(targetmat)){
  vali=targetmat[[i]]+1;
  if(i==1){
    plot(1:length(vali),vali,type='b',las=1,pch=20,main=paste('sgRNAs in',targetgene),ylab='Read counts',xlab='Samples',xlim=c(0.7,length(vali)+0.3),ylim = yrange,col=colors[(i %% length(colors))],xaxt='n',log='y')
    axis(1,at=1:length(vali),labels=(collabel),las=2)
    # lines(0:100,rep(1,101),col='black');
  }else{
    lines(1:length(vali),vali,type='b',pch=20,col=colors[(i %% length(colors))])
  }
}




# parameters
# Do not modify the variables beginning with "__"
targetmat=list(c(89.48806630221534,99.28333328514877,74.47560535344114),c(129.9297885734088,207.5924241416747,180.41977634918135),c(171.66220410857656,629.546590603557,319.93041736337386),c(325.2547025215135,361.03030285508646,238.1121466933963),c(141.54602794917716,216.61818171305185,158.39178039957199),c(84.75552433430973,442.2621209974809,151.04911508303553),c(156.60411602887686,410.6719694976608,239.16109888147295),c(141.97625903716857,144.41212114203458,189.86034604187105),c(136.38325489328014,478.36515128298953,309.4408954826075),c(205.22022897190732,719.8041663173286,549.6509465521572),c(114.87170049370913,365.543181640775,489.86067183178886),c(129.4995574854174,243.69545442718336,527.6229506025478),c(99.81361241400943,250.46477260571623,86.01407942228413),c(160.90642690879108,214.36174232020758,117.4826450645832),c(174.6738217245165,221.13106049874045,140.55959320226918),c(157.89480929285114,480.62159067583383,267.48280795954213),c(204.3597667959245,523.4939391398754,266.43385577146546),c(144.98787665310851,241.43901503433906,272.7275688999253),c(96.80199479806949,130.87348478496884,104.89521880766357),c(62.3835077587559,69.949621178173,93.35674473882058))
targetgene="ENSG00000181090"
collabel=c("LIB","DMSO1","DMSO2")

# set up color using RColorBrewer
#library(RColorBrewer)
#colors <- brewer.pal(length(targetgenelist), "Set1")

colors=c( "#E41A1C", "#377EB8", "#4DAF4A", "#984EA3", "#FF7F00",  "#A65628", "#F781BF",
          "#999999", "#66C2A5", "#FC8D62", "#8DA0CB", "#E78AC3", "#A6D854", "#FFD92F", "#E5C494", "#B3B3B3", 
          "#8DD3C7", "#FFFFB3", "#BEBADA", "#FB8072", "#80B1D3", "#FDB462", "#B3DE69", "#FCCDE5",
          "#D9D9D9", "#BC80BD", "#CCEBC5", "#FFED6F")


## code

targetmatvec=unlist(targetmat)+1
yrange=range(targetmatvec[targetmatvec>0]);
# yrange[1]=1; # set the minimum value to 1
for(i in 1:length(targetmat)){
  vali=targetmat[[i]]+1;
  if(i==1){
    plot(1:length(vali),vali,type='b',las=1,pch=20,main=paste('sgRNAs in',targetgene),ylab='Read counts',xlab='Samples',xlim=c(0.7,length(vali)+0.3),ylim = yrange,col=colors[(i %% length(colors))],xaxt='n',log='y')
    axis(1,at=1:length(vali),labels=(collabel),las=2)
    # lines(0:100,rep(1,101),col='black');
  }else{
    lines(1:length(vali),vali,type='b',pch=20,col=colors[(i %% length(colors))])
  }
}




# parameters
# Do not modify the variables beginning with "__"
targetmat=list(c(95.08107044610381,245.95189382002764,104.89521880766357),c(157.4645782048597,313.64507560535634,228.67157700070658),c(71.84859169456713,189.54090899892037,75.52455754151777),c(69.69743625461004,137.6428029635017,93.35674473882058),c(128.20886422144315,528.006817925564,394.406022716815),c(166.92966214067096,162.4636362847889,180.41977634918135),c(157.03434711686828,250.46477260571623,142.65749757842246),c(155.74365385289403,254.9776513914048,238.1121466933963),c(114.44146940571771,148.92499992772315,116.43369287650657),c(274.0572030505345,1137.2454539935222,378.6717398956655),c(90.7787595661896,160.20719689194462,137.4127366380393),c(79.59275127841269,151.18143932056745,106.99312318381685),c(158.75527146883397,286.56780289122486,456.29420181333654),c(134.66233054131445,115.07840903505881,117.4826450645832),c(221.56901031558127,1031.1928025298407,355.5947917579795),c(168.2203554046452,525.7503785327197,194.05615479417762),c(91.20899065418104,254.9776513914048,136.36378444996265),c(152.30180514896267,173.74583324901036,131.11902350957945),c(129.4995574854174,69.949621178173,74.47560535344114),c(56.36027252687602,83.48825753523874,63.98608347267478))
targetgene="ENSG00000171148"
collabel=c("LIB","DMSO1","DMSO2")

# set up color using RColorBrewer
#library(RColorBrewer)
#colors <- brewer.pal(length(targetgenelist), "Set1")

colors=c( "#E41A1C", "#377EB8", "#4DAF4A", "#984EA3", "#FF7F00",  "#A65628", "#F781BF",
          "#999999", "#66C2A5", "#FC8D62", "#8DA0CB", "#E78AC3", "#A6D854", "#FFD92F", "#E5C494", "#B3B3B3", 
          "#8DD3C7", "#FFFFB3", "#BEBADA", "#FB8072", "#80B1D3", "#FDB462", "#B3DE69", "#FCCDE5",
          "#D9D9D9", "#BC80BD", "#CCEBC5", "#FFED6F")


## code

targetmatvec=unlist(targetmat)+1
yrange=range(targetmatvec[targetmatvec>0]);
# yrange[1]=1; # set the minimum value to 1
for(i in 1:length(targetmat)){
  vali=targetmat[[i]]+1;
  if(i==1){
    plot(1:length(vali),vali,type='b',las=1,pch=20,main=paste('sgRNAs in',targetgene),ylab='Read counts',xlab='Samples',xlim=c(0.7,length(vali)+0.3),ylim = yrange,col=colors[(i %% length(colors))],xaxt='n',log='y')
    axis(1,at=1:length(vali),labels=(collabel),las=2)
    # lines(0:100,rep(1,101),col='black');
  }else{
    lines(1:length(vali),vali,type='b',pch=20,col=colors[(i %% length(colors))])
  }
}




# parameters
# Do not modify the variables beginning with "__"
targetmat=list(c(135.9530238052887,157.95075749910032,243.35690763377949),c(129.9297885734088,550.5712118540068,610.490173460602),c(163.48781343673957,728.8299238887058,612.5880778367552),c(79.59275127841269,336.2094695337993,267.48280795954213),c(158.32504038084255,108.30909085652593,147.90225851880564),c(123.90655334152895,128.61704539212454,250.69957295031594),c(206.5109222358816,616.0079542464913,286.36394734492154),c(85.18575542230116,275.2856059270034,190.9092982299477),c(96.80199479806949,139.899242356346,203.49672448686732),c(67.11604972666152,81.23181814239445,100.69941005535702),c(54.209117086918916,90.25757571377162,139.51064101419254),c(110.13915852580351,209.84886353451898,206.64358105109724),c(189.7319098042162,273.0291665341591,247.55271638608602),c(86.90667977426683,221.13106049874045,186.71348947764116),c(186.29006110028484,230.15681807011762,253.84642951454583),c(129.9297885734088,273.0291665341591,252.7974773264692),c(76.15090257448134,110.56553024937023,84.96512723420749),c(103.2554611179408,58.66742421395155,90.20988817459067),c(56.36027252687602,110.56553024937023,196.15405917033087),c(94.65083935811239,76.71893935670587,48.251800651525244))
targetgene="ENSG00000152382"
collabel=c("LIB","DMSO1","DMSO2")

# set up color using RColorBrewer
#library(RColorBrewer)
#colors <- brewer.pal(length(targetgenelist), "Set1")

colors=c( "#E41A1C", "#377EB8", "#4DAF4A", "#984EA3", "#FF7F00",  "#A65628", "#F781BF",
          "#999999", "#66C2A5", "#FC8D62", "#8DA0CB", "#E78AC3", "#A6D854", "#FFD92F", "#E5C494", "#B3B3B3", 
          "#8DD3C7", "#FFFFB3", "#BEBADA", "#FB8072", "#80B1D3", "#FDB462", "#B3DE69", "#FCCDE5",
          "#D9D9D9", "#BC80BD", "#CCEBC5", "#FFED6F")


## code

targetmatvec=unlist(targetmat)+1
yrange=range(targetmatvec[targetmatvec>0]);
# yrange[1]=1; # set the minimum value to 1
for(i in 1:length(targetmat)){
  vali=targetmat[[i]]+1;
  if(i==1){
    plot(1:length(vali),vali,type='b',las=1,pch=20,main=paste('sgRNAs in',targetgene),ylab='Read counts',xlab='Samples',xlim=c(0.7,length(vali)+0.3),ylim = yrange,col=colors[(i %% length(colors))],xaxt='n',log='y')
    axis(1,at=1:length(vali),labels=(collabel),las=2)
    # lines(0:100,rep(1,101),col='black');
  }else{
    lines(1:length(vali),vali,type='b',pch=20,col=colors[(i %% length(colors))])
  }
}




# parameters
# Do not modify the variables beginning with "__"
targetmat=list(c(93.36014609413813,112.82196964221451,113.28683631227666),c(92.49968391815528,153.43787871341175,247.55271638608602),c(104.97638546990648,88.00113632092732,49.30075283960188),c(110.13915852580351,45.12878785688581,38.81123095883552),c(187.5807543642591,196.31022717745324,139.51064101419254),c(51.6277305589704,38.35946967835294,26.223804701915892),c(131.2204818373831,99.28333328514877,224.47576824840004),c(110.99962070178636,266.2598483556263,150.00016289495892),c(110.99962070178636,331.6965907481107,229.72052918878322),c(114.44146940571771,171.48939385616606,98.60150567920375),c(76.58113366247275,56.410984821107256,67.13294003690469),c(83.8950621583269,148.92499992772315,114.33578850035329),c(105.40661655789789,137.6428029635017,103.84626661958694),c(100.24384350200086,185.0280302132318,140.55959320226918),c(85.61598651029257,207.5924241416747,250.69957295031594),c(67.97651190264435,342.9787877123321,300.00032578991784),c(107.98800308584642,356.51742406939786,145.80435414265236),c(91.20899065418104,320.41439378388924,309.4408954826075),c(112.2903139657606,568.6227269967611,276.9233776522318),c(101.5345367659751,234.6696968558062,231.8184335649365))
targetgene="ENSG00000189221"
collabel=c("LIB","DMSO1","DMSO2")

# set up color using RColorBrewer
#library(RColorBrewer)
#colors <- brewer.pal(length(targetgenelist), "Set1")

colors=c( "#E41A1C", "#377EB8", "#4DAF4A", "#984EA3", "#FF7F00",  "#A65628", "#F781BF",
          "#999999", "#66C2A5", "#FC8D62", "#8DA0CB", "#E78AC3", "#A6D854", "#FFD92F", "#E5C494", "#B3B3B3", 
          "#8DD3C7", "#FFFFB3", "#BEBADA", "#FB8072", "#80B1D3", "#FDB462", "#B3DE69", "#FCCDE5",
          "#D9D9D9", "#BC80BD", "#CCEBC5", "#FFED6F")


## code

targetmatvec=unlist(targetmat)+1
yrange=range(targetmatvec[targetmatvec>0]);
# yrange[1]=1; # set the minimum value to 1
for(i in 1:length(targetmat)){
  vali=targetmat[[i]]+1;
  if(i==1){
    plot(1:length(vali),vali,type='b',las=1,pch=20,main=paste('sgRNAs in',targetgene),ylab='Read counts',xlab='Samples',xlim=c(0.7,length(vali)+0.3),ylim = yrange,col=colors[(i %% length(colors))],xaxt='n',log='y')
    axis(1,at=1:length(vali),labels=(collabel),las=2)
    # lines(0:100,rep(1,101),col='black');
  }else{
    lines(1:length(vali),vali,type='b',pch=20,col=colors[(i %% length(colors))])
  }
}




# parameters
# Do not modify the variables beginning with "__"
targetmat=list(c(56.36027252687602,13.53863635706574,26.223804701915892),c(243.94102689113512,661.1367421033771,322.02832173952714),c(155.3134227649026,157.95075749910032,111.18893193612338),c(88.1973730382411,81.23181814239445,70.27979660113459),c(54.63934817491033,128.61704539212454,54.54551377998506),c(185.85983001229343,399.3897725334394,236.01424231724303),c(115.30193158170054,42.872348464041515,88.1119837984374),c(187.5807543642591,550.5712118540068,345.1052698772132),c(59.37189014281596,83.48825753523874,28.321709078069166),c(147.13903209306562,189.54090899892037,125.87426256919629),c(120.46470463759759,250.46477260571623,264.3359513953122),c(63.67420102273015,153.43787871341175,166.78339790418508),c(120.03447354960616,169.23295446332176,109.09102755997012),c(124.33678442952036,275.2856059270034,143.7064497664991),c(136.38325489328014,363.28674224793076,164.6854935280318),c(83.03459998234405,182.7715908203875,125.87426256919629),c(156.60411602887686,277.5420453198477,215.0351985557103),c(79.59275127841269,157.95075749910032,152.09806727111217),c(61.953276670764474,54.15454542826296,26.223804701915892),c(77.4415958384556,180.51515142754323,121.67845381688974))
targetgene="ENSG00000166503"
collabel=c("LIB","DMSO1","DMSO2")

# set up color using RColorBrewer
#library(RColorBrewer)
#colors <- brewer.pal(length(targetgenelist), "Set1")

colors=c( "#E41A1C", "#377EB8", "#4DAF4A", "#984EA3", "#FF7F00",  "#A65628", "#F781BF",
          "#999999", "#66C2A5", "#FC8D62", "#8DA0CB", "#E78AC3", "#A6D854", "#FFD92F", "#E5C494", "#B3B3B3", 
          "#8DD3C7", "#FFFFB3", "#BEBADA", "#FB8072", "#80B1D3", "#FDB462", "#B3DE69", "#FCCDE5",
          "#D9D9D9", "#BC80BD", "#CCEBC5", "#FFED6F")


## code

targetmatvec=unlist(targetmat)+1
yrange=range(targetmatvec[targetmatvec>0]);
# yrange[1]=1; # set the minimum value to 1
for(i in 1:length(targetmat)){
  vali=targetmat[[i]]+1;
  if(i==1){
    plot(1:length(vali),vali,type='b',las=1,pch=20,main=paste('sgRNAs in',targetgene),ylab='Read counts',xlab='Samples',xlim=c(0.7,length(vali)+0.3),ylim = yrange,col=colors[(i %% length(colors))],xaxt='n',log='y')
    axis(1,at=1:length(vali),labels=(collabel),las=2)
    # lines(0:100,rep(1,101),col='black');
  }else{
    lines(1:length(vali),vali,type='b',pch=20,col=colors[(i %% length(colors))])
  }
}




# parameters
# Do not modify the variables beginning with "__"
targetmat=list(c(251.25495538698925,358.77386346224216,253.84642951454583),c(46.46495750307336,49.641666642574386,114.33578850035329),c(183.70867457233632,559.596969425384,223.4268160603234),c(100.67407458999227,173.74583324901036,121.67845381688974),c(67.11604972666152,115.07840903505881,203.49672448686732),c(218.1271616116499,200.82310596314184,248.60166857416266),c(71.41836060657572,291.08068167691346,174.12606322072153),c(86.04621759828399,227.90037867727332,137.4127366380393),c(123.90655334152895,232.4132574629619,166.78339790418508),c(217.26669943566708,311.38863621251204,241.2590032576262),c(97.23222588606092,162.4636362847889,112.23788412420002),c(97.23222588606092,625.0337118178684,344.0563176891365),c(67.97651190264435,60.92386360679584,36.71332658268225),c(95.94153262208665,60.92386360679584,73.4266531653645),c(147.99949426904845,194.05378778460897,124.82531038111965),c(132.94140618934875,139.899242356346,280.07023421646176),c(53.34865491093608,24.820833321287193,170.9792066564916),c(65.82535646268725,315.90151499820064,226.57367262455332),c(67.97651190264435,94.77045449946019,130.07007132150284),c(93.36014609413813,196.31022717745324,161.5386369638019))
targetgene="ENSG00000171843"
collabel=c("LIB","DMSO1","DMSO2")

# set up color using RColorBrewer
#library(RColorBrewer)
#colors <- brewer.pal(length(targetgenelist), "Set1")

colors=c( "#E41A1C", "#377EB8", "#4DAF4A", "#984EA3", "#FF7F00",  "#A65628", "#F781BF",
          "#999999", "#66C2A5", "#FC8D62", "#8DA0CB", "#E78AC3", "#A6D854", "#FFD92F", "#E5C494", "#B3B3B3", 
          "#8DD3C7", "#FFFFB3", "#BEBADA", "#FB8072", "#80B1D3", "#FDB462", "#B3DE69", "#FCCDE5",
          "#D9D9D9", "#BC80BD", "#CCEBC5", "#FFED6F")


## code

targetmatvec=unlist(targetmat)+1
yrange=range(targetmatvec[targetmatvec>0]);
# yrange[1]=1; # set the minimum value to 1
for(i in 1:length(targetmat)){
  vali=targetmat[[i]]+1;
  if(i==1){
    plot(1:length(vali),vali,type='b',las=1,pch=20,main=paste('sgRNAs in',targetgene),ylab='Read counts',xlab='Samples',xlim=c(0.7,length(vali)+0.3),ylim = yrange,col=colors[(i %% length(colors))],xaxt='n',log='y')
    axis(1,at=1:length(vali),labels=(collabel),las=2)
    # lines(0:100,rep(1,101),col='black');
  }else{
    lines(1:length(vali),vali,type='b',pch=20,col=colors[(i %% length(colors))])
  }
}



dev.off()
Sweave("drop_out_summary.Rnw");
library(tools);

texi2dvi("drop_out_summary.tex",pdf=TRUE);
